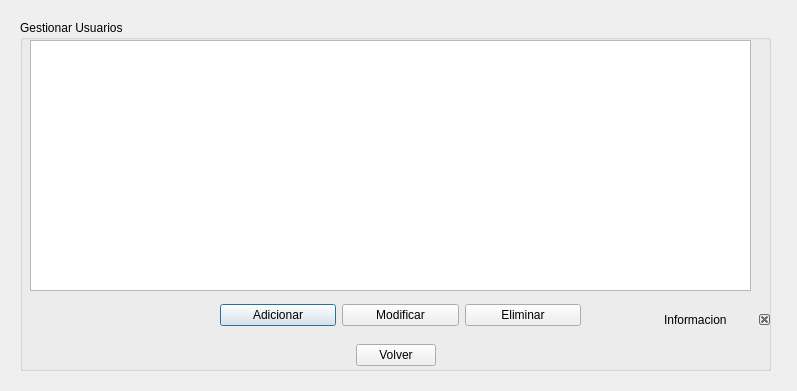
<?xml version="1.0" encoding="UTF-8"?>
<ui version="4.0">
 <class>Gusuarios</class>
 <widget class="QDialog" name="Gusuarios">
  <property name="geometry">
   <rect>
    <x>0</x>
    <y>0</y>
    <width>797</width>
    <height>391</height>
   </rect>
  </property>
  <property name="windowTitle">
   <string>Gestionar Usuarios</string>
  </property>
  <widget class="QGroupBox" name="groupBox8">
   <property name="geometry">
    <rect>
     <x>20</x>
     <y>20</y>
     <width>751</width>
     <height>351</height>
    </rect>
   </property>
   <property name="title">
    <string>Gestionar Usuarios</string>
   </property>
   <widget class="QTableView" name="lista8">
    <property name="geometry">
     <rect>
      <x>10</x>
      <y>20</y>
      <width>721</width>
      <height>251</height>
     </rect>
    </property>
   </widget>
   <widget class="QWidget" name="horizontalLayoutWidget_4">
    <property name="geometry">
     <rect>
      <x>200</x>
      <y>280</y>
      <width>361</width>
      <height>31</height>
     </rect>
    </property>
    <layout class="QHBoxLayout" name="horizontalLayout_4">
     <item>
      <widget class="QPushButton" name="addbutton8">
       <property name="text">
        <string>Adicionar</string>
       </property>
       <property name="icon">
        <iconset resource="pandasoft.qrc">
         <normaloff>:/images/list-add.png</normaloff>:/images/list-add.png</iconset>
       </property>
      </widget>
     </item>
     <item>
      <widget class="QPushButton" name="modbutton8">
       <property name="text">
        <string>Modificar</string>
       </property>
       <property name="icon">
        <iconset resource="pandasoft.qrc">
         <normaloff>:/images/document-edit.png</normaloff>:/images/document-edit.png</iconset>
       </property>
      </widget>
     </item>
     <item>
      <widget class="QPushButton" name="delbutton8">
       <property name="enabled">
        <bool>true</bool>
       </property>
       <property name="text">
        <string>Eliminar</string>
       </property>
       <property name="icon">
        <iconset resource="pandasoft.qrc">
         <normaloff>:/images/edit-delete.png</normaloff>:/images/edit-delete.png</iconset>
       </property>
      </widget>
     </item>
    </layout>
   </widget>
   <widget class="QWidget" name="horizontalLayoutWidget_6">
    <property name="geometry">
     <rect>
      <x>210</x>
      <y>320</y>
      <width>331</width>
      <height>31</height>
     </rect>
    </property>
    <layout class="QHBoxLayout" name="horizontalLayout_6">
     <item>
      <spacer name="horizontalSpacer">
       <property name="orientation">
        <enum>Qt::Horizontal</enum>
       </property>
       <property name="sizeHint" stdset="0">
        <size>
         <width>40</width>
         <height>20</height>
        </size>
       </property>
      </spacer>
     </item>
     <item>
      <widget class="QPushButton" name="volverboton">
       <property name="toolTip">
        <string>Volver a la Pantalla Principal</string>
       </property>
       <property name="statusTip">
        <string>Volver a la Pantalla Principal</string>
       </property>
       <property name="text">
        <string>Volver</string>
       </property>
       <property name="icon">
        <iconset resource="pandasoft.qrc">
         <normaloff>:/images/go-previous.png</normaloff>:/images/go-previous.png</iconset>
       </property>
      </widget>
     </item>
     <item>
      <spacer name="horizontalSpacer_2">
       <property name="orientation">
        <enum>Qt::Horizontal</enum>
       </property>
       <property name="sizeHint" stdset="0">
        <size>
         <width>40</width>
         <height>20</height>
        </size>
       </property>
      </spacer>
     </item>
    </layout>
   </widget>
  </widget>
  <widget class="QDockWidget" name="informacion8">
   <property name="geometry">
    <rect>
     <x>660</x>
     <y>310</y>
     <width>112</width>
     <height>136</height>
    </rect>
   </property>
   <property name="minimumSize">
    <size>
     <width>80</width>
     <height>44</height>
    </size>
   </property>
   <property name="font">
    <font>
     <weight>50</weight>
     <bold>false</bold>
    </font>
   </property>
   <property name="features">
    <set>QDockWidget::DockWidgetClosable</set>
   </property>
   <property name="windowTitle">
    <string>Informacion</string>
   </property>
   <widget class="QWidget" name="informacion8_2">
    <widget class="QLabel" name="informacionlabel8">
     <property name="geometry">
      <rect>
       <x>0</x>
       <y>0</y>
       <width>111</width>
       <height>41</height>
      </rect>
     </property>
     <property name="font">
      <font>
       <weight>50</weight>
       <bold>false</bold>
      </font>
     </property>
     <property name="text">
      <string/>
     </property>
    </widget>
   </widget>
  </widget>
 </widget>
 <resources>
  <include location="pandasoft.qrc"/>
 </resources>
 <connections>
  <connection>
   <sender>volverboton</sender>
   <signal>clicked()</signal>
   <receiver>Gusuarios</receiver>
   <slot>accept()</slot>
   <hints>
    <hint type="sourcelabel">
     <x>416</x>
     <y>352</y>
    </hint>
    <hint type="destinationlabel">
     <x>128</x>
     <y>384</y>
    </hint>
   </hints>
  </connection>
 </connections>
</ui>
